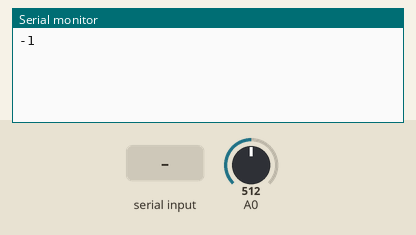
Bench run of a sketch on a simulated Arduino Uno, built with avr-gcc and run on an emulated ATmega328P. Shown: the last lines printed to the serial monitor. The inputs (shaded band) are chosen by the test bench; at power-on: A0 = 512.

Above: at 3.0 s.
3.1 s: "1" received over Serial
4.6 s: A0 set to 716
At 5.8 s:
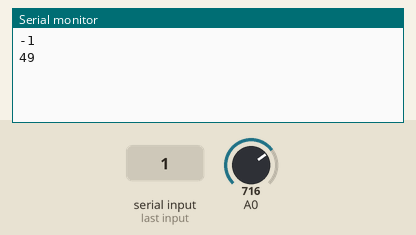
6.1 s: A0 set to 900
At 6.1 s:
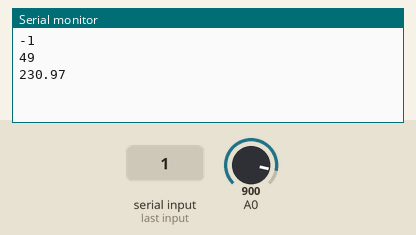
Timing chart, 0 to 9.1 s (numbered marks = the images above; inputs shaded):
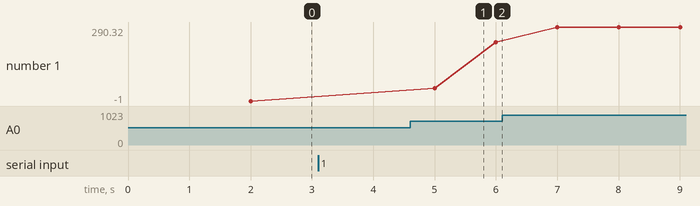

The sketch:

Codigo_NodeMCU.ino
```cpp
#include <Wire.h>
#include <DFRobot_MAX30102.h>

//#include <Adafruit_MLX90614.h>
//#include <SoftwareSerial.h>
DFRobot_MAX30102 particleSensor;

//SoftwareSerial mySerial(0, 1); // RX, TX
int Dato =0;

int32_t SPO2; //SPO2
int8_t SPO2Valid; //Flag to display if SPO2 calculation is valid
int32_t heartRate; //Heart-rate
int8_t heartRateValid; //Flag to display if heart-rate calculation is valid
uint32_t period =10000L;       // 4 segundos
//Adafruit_MLX90614 mlx = Adafruit_MLX90614();
 float vref = 3.3;
float resolution = vref/1023;
void setup() {
  Serial.begin(115200);
  //mySerial.begin(9600);
  //mlx.begin();
  while (!particleSensor.begin()) {
    Serial.println("MAX30102 was not found");
    delay(1000);
  }

  particleSensor.sensorConfiguration(/*ledBrightness=*/50, /*sampleAverage=*/SAMPLEAVG_4, \
                        /*ledMode=*/MODE_MULTILED, /*sampleRate=*/SAMPLERATE_100, \
                        /*pulseWidth=*/PULSEWIDTH_411, /*adcRange=*/ADCRANGE_16384);

}
void loop(){
  unsigned long current=millis();
  delay(2000);
  Dato = Serial.read();
  //Serial.print("I received: ");
  Serial.println(Dato);
  delay(1000);


if(Dato==49){//49 es el 1 en ASCII

  //Serial.begin(9600);

  //delay(3000);
 // Serial.end();
 // Serial.begin(9600);


for( uint32_t tStart = millis();  (millis()-tStart) < period;  ){

  //Serial.println(mlx.readObjectTempC()+3.3);
  //delay(500);
  float temperature = analogRead(A0);
 temperature = (temperature*resolution);
 temperature = temperature*100;
 Serial.println(temperature);
 delay(1000);
}
Serial.write("a");
  Serial.println();
  delay(10);
   }


else if(Dato==50){//50 es el 2 en ASCII

 //delay(3000);
 // Serial.end();
 // Serial.begin(115200);

for( uint32_t tStart = millis();  (millis()-tStart) < period;  ){
  particleSensor.heartrateAndOxygenSaturation(/**SPO2=*/&SPO2, /**SPO2Valid=*/&SPO2Valid, /**heartRate=*/&heartRate, /**heartRateValid=*/&heartRateValid);
  Serial.println(SPO2, DEC);

}

Serial.write("a");
  Serial.println();
  delay(10);
//  delay(3000);
 // Serial.end();
//  Serial.begin(9600);

   }

else if (Dato==51){//51 es el 3 en ASCII
    for( uint32_t tStart = millis();  (millis()-tStart) < period;  ){
  particleSensor.heartrateAndOxygenSaturation(/**SPO2=*/&SPO2, /**SPO2Valid=*/&SPO2Valid, /**heartRate=*/&heartRate, /**heartRateValid=*/&heartRateValid);
  Serial.println(heartRate, DEC);

}

Serial.write("a");
  Serial.println();
  delay(10);

    }


  }
```

Measured:
- plotted number 1: -1 → 230.97 after the input at 4.6 s, 230.97 → 290.32 after the input at 6.1 s
